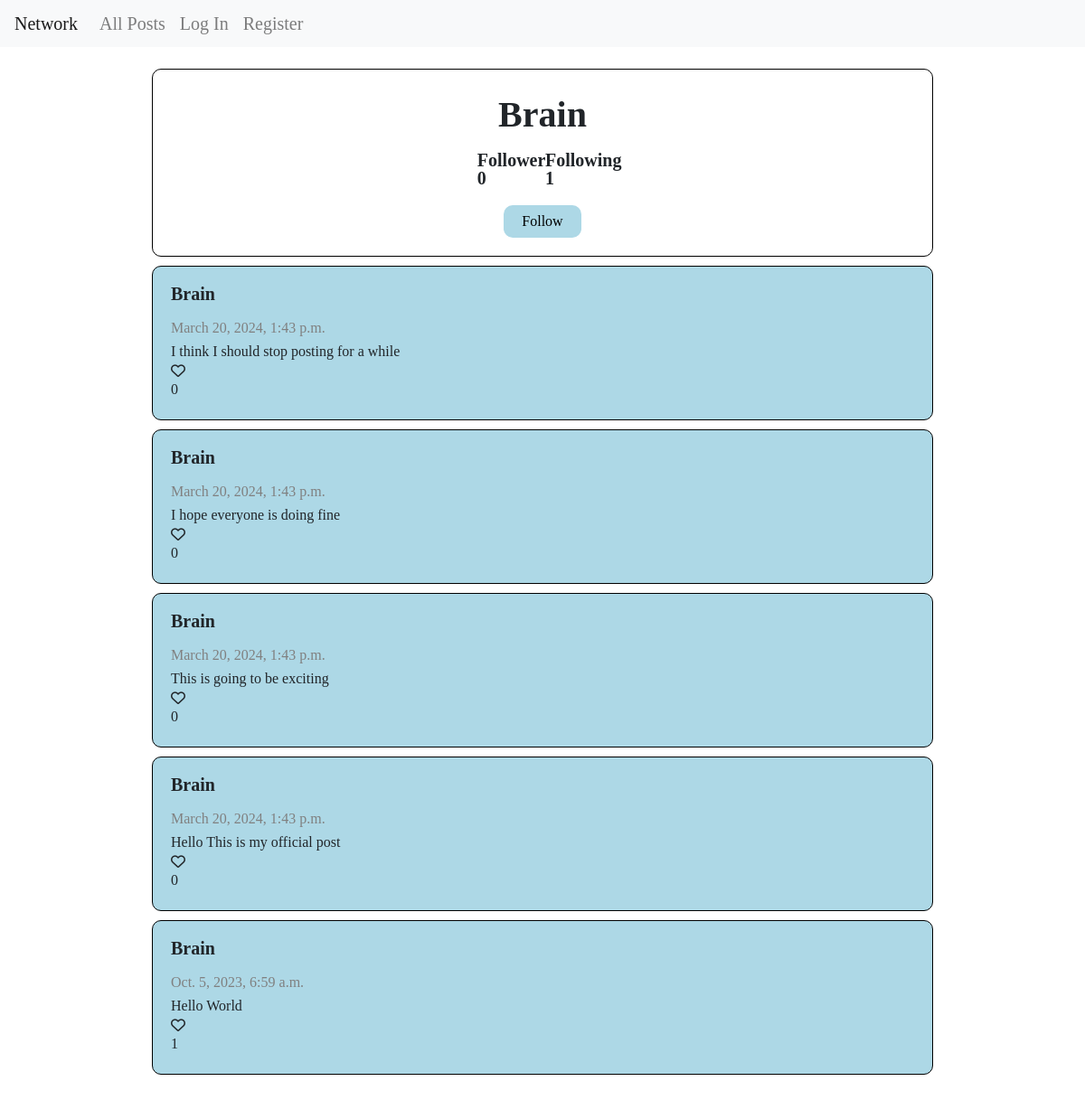
The app's page /profile/1 with its own data.
### network/models.py (models this page shows, shortened)
class User(AbstractUser):
    id = models.AutoField(primary_key=True)
    follower = models.ManyToManyField("User", related_name="your_following", blank=True)
    following = models.ManyToManyField("User", related_name="your_follower", blank=True)
    post = models.ManyToManyField("Post", related_name="poster", blank=True)

class Post(models.Model):
    id = models.AutoField(primary_key=True)
    user = models.ForeignKey("User", related_name="post_creator", on_delete=models.CASCADE , blank=True, null=True)
    text = models.TextField(blank=True)
    time = models.DateTimeField(auto_now_add=True)
    like = models.ManyToManyField("User", related_name="liker", null=True, blank=True)

### network/views.py (the view)
# urls.py: path("profile/<int:id>", views.profile, name="profile"),
def profile(request, id):
    profile = User.objects.get(id=id)
    posts = Post.objects.order_by("-time").filter(user=id)
    paginator = Paginator(posts, 10)
    page_number = request.GET.get('page')
    venues = paginator.get_page(page_number)
    return render(request, "network/profile.html", {"profile": profile , "venues": venues})

### network/templates/network/profile.html (shortened to what this page needs)
{% extends "network/layout.html" %}
{% load static %}
{% block body %}
  <main id="main">
    <div id="info">
      <h1 id="username">{{ profile.username }}</h1>
      <div id="followContainer">
        <h2 class="follow" id="follower_status">Follower {{ profile.follower.count }}</h2>
        <h2 class="follow" id="following_status">Following {{ profile.following.count }}</h2>
      </div>
      {% if user != profile %}
        {% if user in profile.follower.all %}
          <button class="status" id="follow_status">Unfollow</button>
        {% else %}
          <button class="status" id="follow_status">Follow</button>
        {% endif %}
      {% endif %}
    </div>
    <div id="display" data-info="{{profile.id}}|{{user.id}}">
      {% if venues %}
          {% include "network/display.html" %}
      {% else %}
          <h1 id="message">You haven't post anything</h1>
      {% endif %}
    </div>
  </main>
{% endblock %}

### network/templates/network/display.html (shortened to what this page needs)
{% for post in venues %}
  <div class="post" id="{{ post.id }}">
    {% if user.is_authenticated %}
      <a href="/profile/{{ post.user_id }}" class="post-header">{{ post.user }}</a>
    {% else %}
      <h3 class="post-header">{{ post.user }}</h3>
    {% endif %}
    <p class="post-element post-time" id="post-time-{{ post.id }}">{{ post.time }}</p>
    <p class="post-element" id="post-text-{{ post.id }}">{{ post.text }}</p>
    <i id="like-button-{{ post.id }}" data-like-id="{{ user.id }}|{{ post.id }}"
      class="{% if user in post.like.all %}fa-solid fa-heart{% else %}fa-regular fa-heart{% endif %} like-button"
    >
    </i>
    <p id="like-count-{{ post.id }}" class="post-element">{{ post.like.count }} </p>
  </div>
{% endfor %}

### network/static/network/styles.css (style rules this page uses)
html, body, div, span, applet, object, iframe, h1, h2, h3, h4, h5, h6, p, blockquote, pre, a, abbr, acronym, address, big, cite, code, del, dfn, em, img, ins, kbd, q, s, samp, small, strike, strong, sub, sup, tt, var, b, u, i, center, dl, dt, dd, ol, ul, li, fieldset, form, label, legend, table, caption, tbody, tfoot, thead, tr, th, td, article, aside, canvas, details, embed, figure, figcaption, footer, header, hgroup, menu, nav, output, ruby, section, summary, time, mark, audio, video { margin: 0; padding: 0; border: 0; font-size: 100%; font: inherit; vertical-align: baseline; }
body { line-height: 1; }
#main { padding: 2%; margin: 0 auto; display: flex; flex-direction: column; align-items: center; }
#display { display: flex; flex-direction: column; align-items: center; width: 100%; height: auto; }
.post { border: 1px solid black; background-color: lightblue; border-radius: 10px; margin-bottom: 10px; width: 75%; height: 100%; padding: 20px; display: flex; flex-direction: column; }
.post-header { font-size: 20px; font-weight: bold; margin-bottom: 15px; }
.post-element { padding: 5px 0; }
.post-time { color: gray; }
#info { border: 1px solid black; border-radius: 10px; width: 75%; height: auto; padding: 20px; margin-bottom: 10px; display: flex; flex-direction: column; align-items: center; }
#info #username { font-weight: bold; font-size: 40px; padding: 10px; }
#info #followContainer { width: 20%; height: auto; padding: 10px; display: flex; flex-direction: row; justify-content: space-around; }
#followContainer .follow { font-size: 20px; font-weight: bold; }
#follow_status { border: none; border-radius: 10px; background: lightblue; padding: 10px 20px; margin-top: 10px; }

### records on screen
User: username "Brain", follower.count "0", following.count "1"
Post: user "Brain", time "March 20, 2024, 1:43 p.m.", text "I think I should stop posting for a while", like.count "0"
Post: user "Brain", time "March 20, 2024, 1:43 p.m.", text "I hope everyone is doing fine", like.count "0"
Post: user "Brain", time "March 20, 2024, 1:43 p.m.", text "This is going to be exciting", like.count "0"
Post: user "Brain", time "March 20, 2024, 1:43 p.m.", text "Hello This is my official post", like.count "0"
Post: user "Brain", time "Oct. 5, 2023, 6:59 a.m.", text "Hello World", like.count "1"
